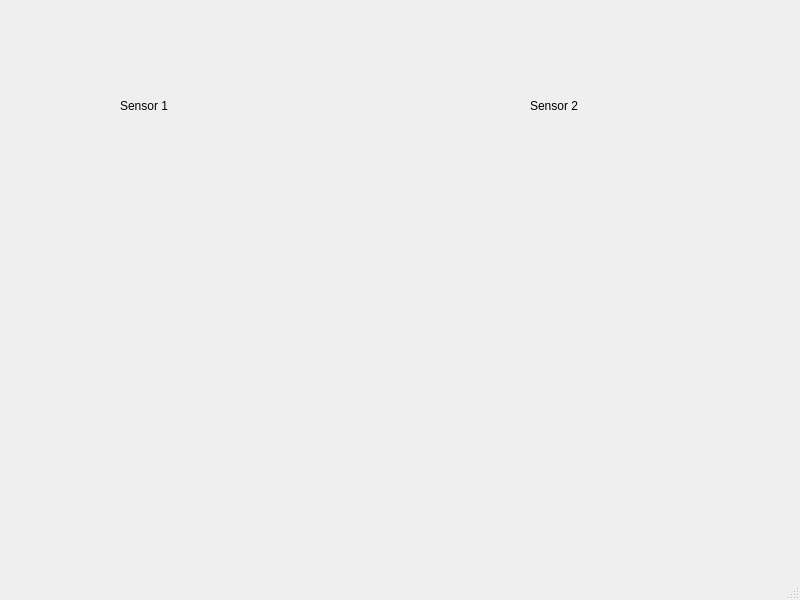
<?xml version="1.0" encoding="UTF-8"?>
<ui version="4.0">
 <class>Dashboard</class>
 <widget class="QMainWindow" name="Dashboard">
  <property name="geometry">
   <rect>
    <x>0</x>
    <y>0</y>
    <width>800</width>
    <height>600</height>
   </rect>
  </property>
  <property name="windowTitle">
   <string>MainWindow</string>
  </property>
  <widget class="QWidget" name="centralwidget">
   <widget class="QLabel" name="labelSensor1">
    <property name="geometry">
     <rect>
      <x>120</x>
      <y>90</y>
      <width>61</width>
      <height>31</height>
     </rect>
    </property>
    <property name="text">
     <string>Sensor 1</string>
    </property>
   </widget>
   <widget class="QLabel" name="labelSensor2">
    <property name="geometry">
     <rect>
      <x>530</x>
      <y>90</y>
      <width>81</width>
      <height>31</height>
     </rect>
    </property>
    <property name="text">
     <string>Sensor 2</string>
    </property>
   </widget>
  </widget>
  <widget class="QMenuBar" name="menubar">
   <property name="geometry">
    <rect>
     <x>0</x>
     <y>0</y>
     <width>800</width>
     <height>21</height>
    </rect>
   </property>
  </widget>
  <widget class="QStatusBar" name="statusbar"/>
 </widget>
 <resources/>
 <connections/>
</ui>
